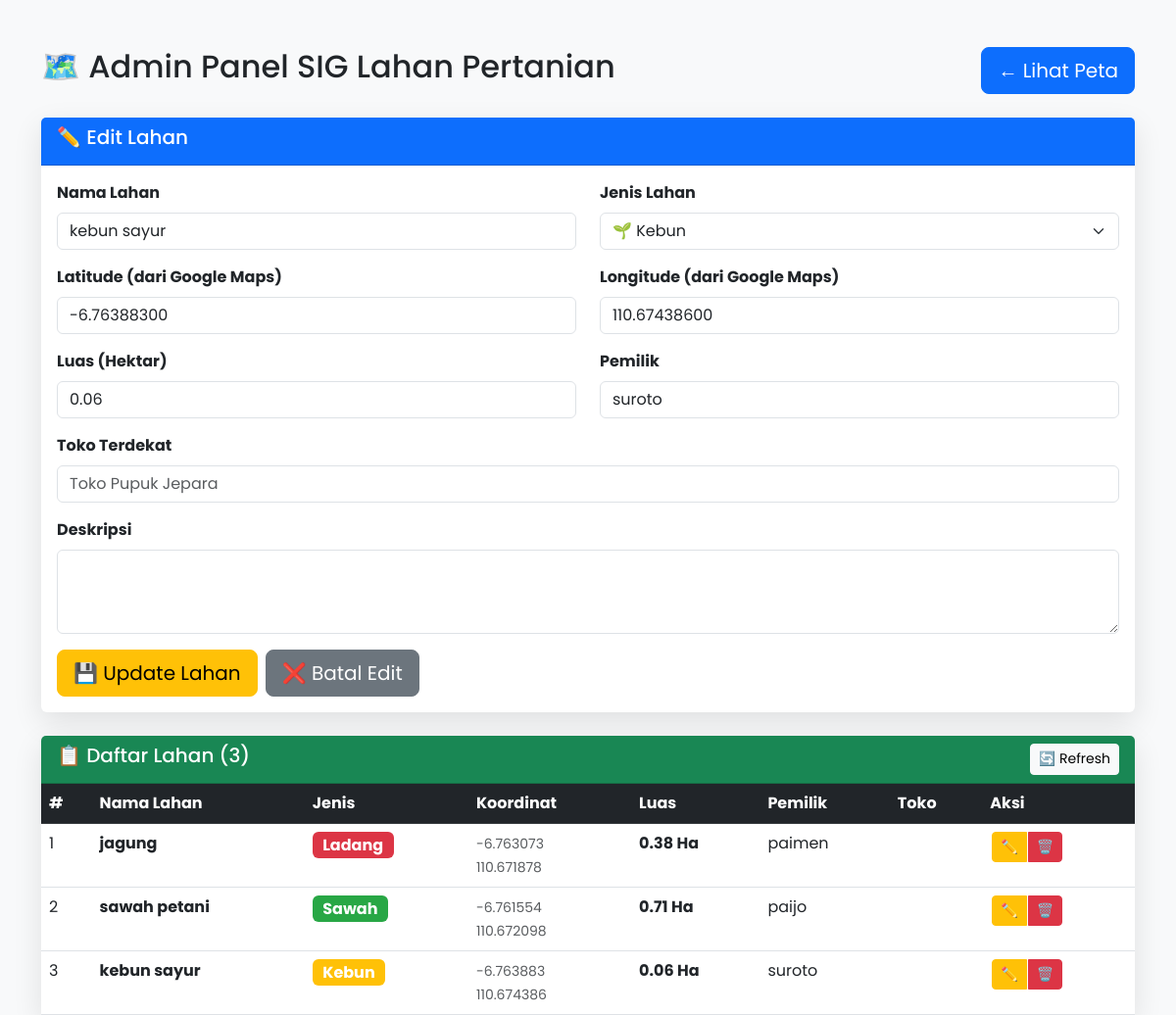
Page /admin.php?edit=3 (signed in) on the committed database.
### tables this page shows
CREATE TABLE `lahan` (
  `id` int(11) NOT NULL,
  `nama_lahan` varchar(100) DEFAULT NULL,
  `jenis` enum('sawah','kebun','ladang') DEFAULT NULL,
  `lat` decimal(10,8) DEFAULT NULL,
  `lng` decimal(11,8) DEFAULT NULL,
  `luas_ha` decimal(8,2) DEFAULT NULL,
  `pemilik` varchar(100) DEFAULT NULL,
  `deskripsi` text DEFAULT NULL,
  `toko_terdekat` varchar(100) DEFAULT NULL,
  `created_at` timestamp NOT NULL DEFAULT current_timestamp()
);

### admin.php (the view, shortened to what this page needs)
<?php
require 'config.php';
$edit_id = isset($_GET['edit']) ? $_GET['edit'] : 0;
$edit_data = [];
if ($edit_id) {
    $stmt = $pdo->prepare("SELECT * FROM lahan WHERE id=?");
    $stmt->execute([$edit_id]);
    $edit_data = $stmt->fetch();
}
$stmt = $pdo->query("SELECT * FROM lahan ORDER BY created_at DESC");
$lahan = $stmt->fetchAll();
?>
<!DOCTYPE html>
<html lang="id">
<head>
    <link href="https://cdn.jsdelivr.net/npm/bootstrap@5.3.0/dist/css/bootstrap.min.css" rel="stylesheet">
</head>
<body>
    <div class="container mt-5">
        <div class="row">
            <div class="col-12">
                <div class="d-flex justify-content-between align-items-center mb-4">
                    <h2>🗺️ Admin Panel SIG Lahan Pertanian</h2>
                    <a href="index.php" class="btn btn-primary btn-lg">← Lihat Peta</a>
                </div>
                <div class="card mb-4">
                    <div class="card-header bg-primary text-white">
                        <h5><?= $edit_id ? '✏️ Edit Lahan' : '➕ Tambah Lahan Baru' ?></h5>
                    </div>
                    <div class="card-body">
                        <form method="POST">
                            <div class="row">
                                <div class="col-md-6 mb-3">
                                    <label class="form-label fw-bold">Nama Lahan</label>
                                    <input type="text" class="form-control" name="nama_lahan"
                                           value="<?= $edit_data['nama_lahan'] ?? '' ?>" required>
                                </div>
                                <div class="col-md-6 mb-3">
                                    <label class="form-label fw-bold">Jenis Lahan</label>
                                    <select class="form-select" name="jenis" required>
                                        <option value="kebun" <?= ($edit_data['jenis']??'')=='kebun'?'selected':'' ?>>🌱 Kebun</option>
                                    </select>
                                </div>
                                <div class="col-md-6 mb-3">
                                    <label class="form-label fw-bold">Latitude (dari Google Maps)</label>
                                    <input type="number" step="any" class="form-control" name="lat"
                                           value="<?= $edit_data['lat'] ?? '-6.552345' ?>" required>
                                </div>
                                <div class="col-md-6 mb-3">
                                    <label class="form-label fw-bold">Longitude (dari Google Maps)</label>
                                    <input type="number" step="any" class="form-control" name="lng"
                                           value="<?= $edit_data['lng'] ?? '110.662123' ?>" required>
                                </div>
                                <div class="col-md-6 mb-3">
                                    <label class="form-label fw-bold">Luas (Hektar)</label>
                                    <input type="number" step="0.01" class="form-control" name="luas_ha"
                                           value="<?= $edit_data['luas_ha'] ?? '' ?>" required>
                                </div>
                                <div class="col-md-6 mb-3">
                                    <label class="form-label fw-bold">Pemilik</label>
                                    <input type="text" class="form-control" name="pemilik"
                                           value="<?= $edit_data['pemilik'] ?? '' ?>" required>
                                </div>
                                <div class="col-12 mb-3">
                                    <label class="form-label fw-bold">Toko Terdekat</label>
                                    <input type="text" class="form-control" name="toko_terdekat"
                                           value="<?= $edit_data['toko_terdekat'] ?? '' ?>" placeholder="Toko Pupuk Jepara">
                                </div>
                                <div class="col-12 mb-3">
                                    <label class="form-label fw-bold">Deskripsi</label>
                                    <textarea class="form-control" name="deskripsi" rows="3"><?= $edit_data['deskripsi'] ?? '' ?></textarea>
                                </div>
                            </div>
                            <div class="d-flex gap-2">
                                <button type="submit" name="<?= $edit_id ? 'update' : 'add' ?>"
                                        class="btn btn-<?= $edit_id ? 'warning' : 'success' ?> btn-lg">
                                    <?= $edit_id ? '💾 Update Lahan' : '➕ Tambah Lahan' ?>
                                </button>
                                <?php if ($edit_id): ?>
                                    <a href="admin.php" class="btn btn-secondary btn-lg">❌ Batal Edit</a>
                                <?php endif; ?>
                            </div>
                        </form>
                    </div>
                </div>
                <div class="card">
                    <div class="card-header bg-success text-white d-flex justify-content-between">
                        <h5>📋 Daftar Lahan (<?= count($lahan) ?>)</h5>
                        <a href="admin.php" class="btn btn-light btn-sm">🔄 Refresh</a>
                    </div>
                    <div class="card-body p-0">
                        <div class="table-responsive">
                            <table class="table table-hover mb-0">
                                <thead class="table-dark">
                                    <tr>
                                        <th>#</th>
                                        <th>Nama Lahan</th>
                                        <th>Jenis</th>
                                        <th>Koordinat</th>
                                        <th>Luas</th>
                                        <th>Pemilik</th>
                                        <th>Toko</th>
                                        <th>Aksi</th>
                                    </tr>
                                </thead>
                                <tbody>
                                    <?php foreach ($lahan as $index => $item): ?>
                                    <tr>
                                        <td><?= $index + 1 ?></td>
                                        <td><strong><?= htmlspecialchars($item['nama_lahan']) ?></strong></td>
                                        <td>
                                            <span class="badge badge-<?= $item['jenis'] ?> fs-6">
                                                <?= ucfirst($item['jenis']) ?>
                                            </span>
                                        </td>
                                        <td>
                                            <small class="text-muted">
                                                <?= number_format($item['lat'], 6) ?><br>
                                                <?= number_format($item['lng'], 6) ?>
                                            </small>
                                        </td>
                                        <td><strong><?= $item['luas_ha'] ?> Ha</strong></td>
                                        <td><?= htmlspecialchars($item['pemilik']) ?></td>
                                        <td><?= htmlspecialchars($item['toko_terdekat']) ?></td>
                                        <td>
                                            <div class="btn-group btn-group-sm" role="group">
                                                <a href="?edit=<?= $item['id'] ?>" class="btn btn-warning btn-action" title="Edit">
                                                    ✏️
                                                </a>
                                                <a href="?delete=<?= $item['id'] ?>" class="btn btn-danger btn-action"
                                                   onclick="return confirm('Hapus lahan <?= $item['nama_lahan'] ?>?')" title="Hapus">
                                                    🗑️
                                                </a>
                                            </div>
                                        </td>
                                    </tr>
                                    <?php endforeach; ?>
                                </tbody>
                            </table>
                        </div>
                    </div>
                </div>
            </div>
        </div>
    </div>
</body>
</html>

### admin.php (style rules this page uses)
body { font-family: 'Poppins', sans-serif; background: #f8f9fa; }
.card { box-shadow: 0 10px 30px rgba(0,0,0,0.1); border: none; }
.badge-sawah { background: #28a745 !important; }
.badge-kebun { background: #ffc107 !important; }
.badge-ladang { background: #dc3545 !important; }
.btn-action { margin: 0 2px; }

### rows in the picture
lahan: nama_lahan "kebun sayur", jenis "🌱 Kebun", lat "-6.76388300", lng "110.67438600", luas_ha "0.06", pemilik "suroto", jenis "Kebun", lat "-6.763883", lng "110.674386"
lahan: nama_lahan "jagung", jenis "Ladang", lat "-6.763073", lng "110.671878", luas_ha "0.38", pemilik "paimen"
lahan: nama_lahan "sawah petani", jenis "Sawah", lat "-6.761554", lng "110.672098", luas_ha "0.71", pemilik "paijo"

### other values in the picture
count($lahan) "3"
